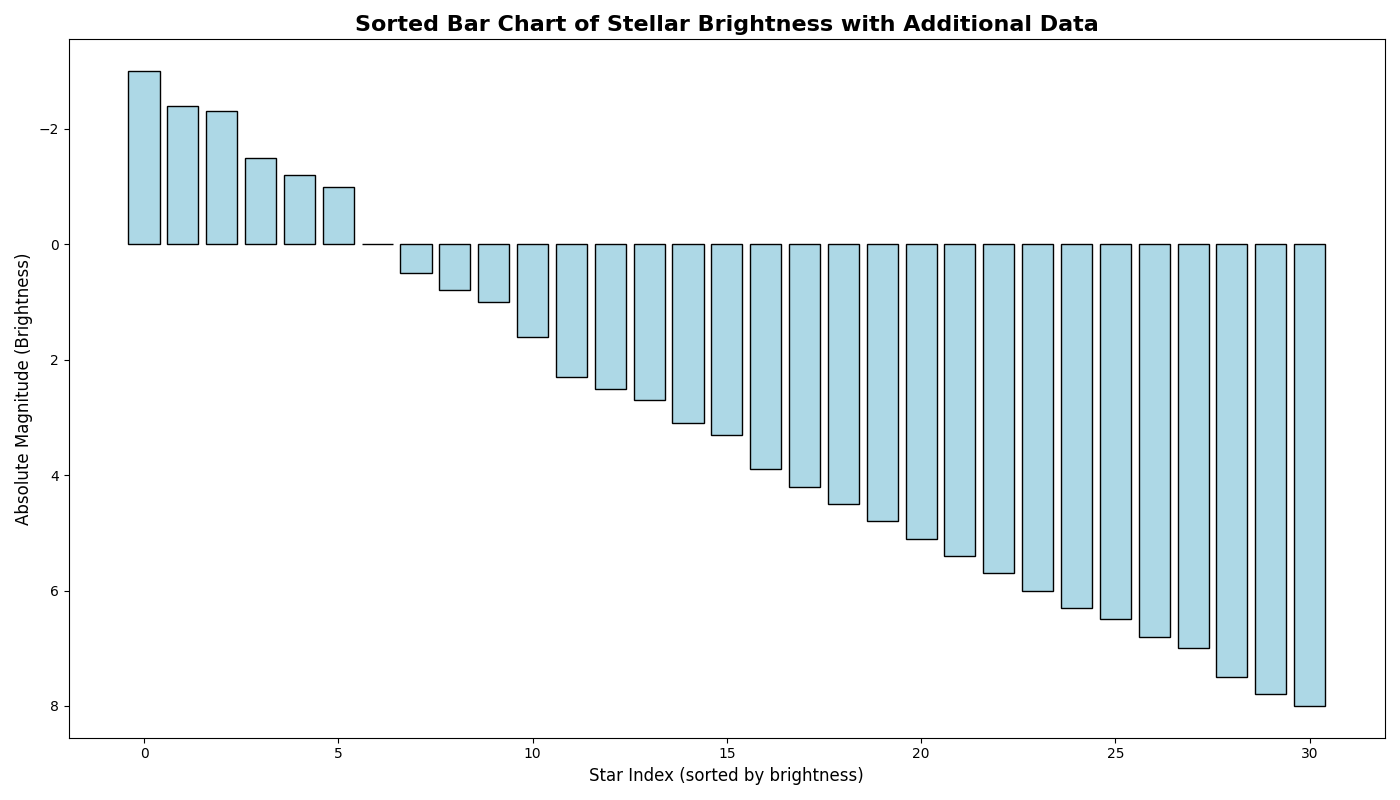

The Python source for this figure:
import numpy as np
import matplotlib.pyplot as plt

# Original Data Preparation
brightness = np.array([5.1, 5.4, 5.7, 6.0, 6.3, 6.5, 7.0, 7.5, 8.0, 4.2, 4.5, 4.8, 3.1, 3.3,
                       3.9, 2.7, 2.5, 1.0, -1.5, 0.8, -1.0, -2.4, -2.3])
temperature = np.array([3000, 3200, 3500, 3700, 4000, 4300, 5000, 5200, 6000, 7000, 8000,
                        9000, 12000, 15000, 20000, 25000, 30000, 35000, 40000, 45000, 
                        50000, 55000, 60000])

# Additional Made-up Data
new_brightness = np.array([6.8, 7.8, 2.3, 1.6, 0.5, -1.2, 0.0, -3.0])
new_temperature = np.array([3600, 4800, 33000, 37000, 22000, 31000, 26000, 38000])

# Combine original and new data
combined_brightness = np.concatenate((brightness, new_brightness))
combined_temperature = np.concatenate((temperature, new_temperature))

# Sort combined data by brightness
sorted_indices = np.argsort(combined_brightness)
sorted_brightness = combined_brightness[sorted_indices]
sorted_temperature = combined_temperature[sorted_indices]

# Plot the sorted bar chart
fig, ax = plt.subplots(figsize=(14, 8))
ax.bar(range(len(sorted_brightness)), sorted_brightness, color='lightblue', edgecolor='black')

# Add titles and labels
ax.set_title('Sorted Bar Chart of Stellar Brightness with Additional Data', fontsize=16, fontweight='bold', wrap=True)
ax.set_xlabel('Star Index (sorted by brightness)', fontsize=12)
ax.set_ylabel('Absolute Magnitude (Brightness)', fontsize=12)
ax.invert_yaxis()

plt.tight_layout()
plt.show()
